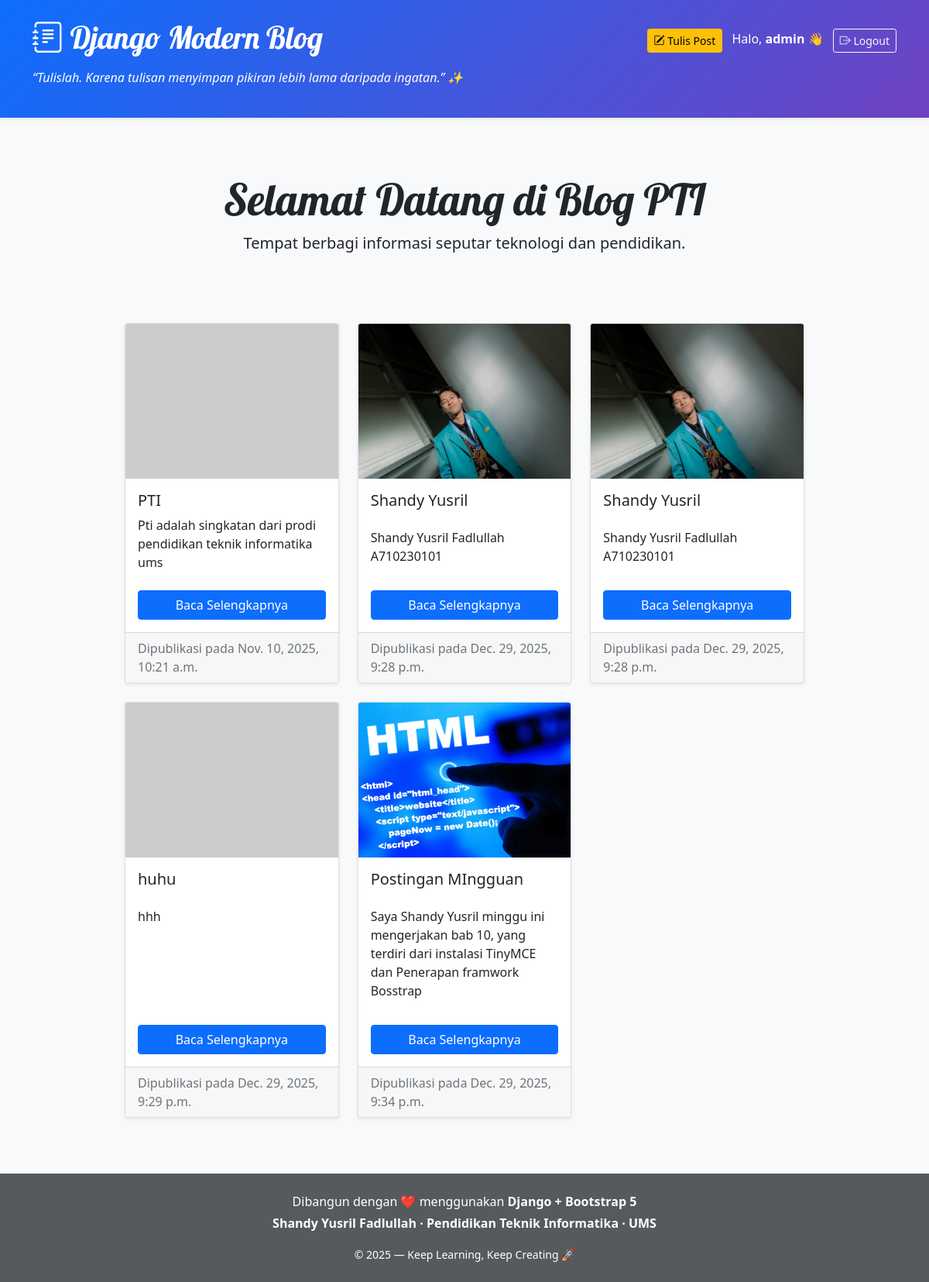
The app's page / (signed in) with its own data.
### blog/models.py (models this page shows, shortened)
class Post(models.Model):
    author = models.ForeignKey(settings.AUTH_USER_MODEL, on_delete=models.CASCADE)
    title = models.CharField(max_length=200)
    text = HTMLField()
    created_date = models.DateTimeField(default=timezone.now)
    published_date = models.DateTimeField(blank=True, null=True)
    header_image = models.ImageField(upload_to='post_images/', blank=True, null=True)

### blog/views.py (the view)
# urls.py: path('', views.post_list, name='post_list'),
def post_list(request):
    posts = Post.objects.filter(published_date__lte=timezone.now()).order_by('published_date')
    return render(request, 'blog/post_list.html', {'posts': posts})

### blog/templates/blog/post_list.html
{% extends 'blog/base.html' %}
{% block content %}
<div class="hero-section text-center p-5 mb-4">
    <div class="container">
        <h1 class="display-4">Selamat Datang di Blog PTI</h1>
        <p class="lead">Tempat berbagi informasi seputar teknologi dan pendidikan.</p>
    </div>
</div>
<div class="container">
    <div class="row">
        {% for post in posts %}
        <div class="col-md-6 col-lg-4 mb-4">
            <div class="card h-100 shadow-sm">
                {% if post.header_image %}
                    <img src="{{ post.header_image.url }}" class="card-img-top" alt="{{ post.title }}" style="height: 200px; object-fit: cover;">
                {% else %}
                    <img src="[https://placehold.co/600x400/eeeeee/cccccc?text=No+Image](https://placehold.co/600x400/eeeeee/cccccc?text=No+Image)" class="card-img-top" alt="No Image" style="height: 200px; object-fit: cover;">
                {% endif %}
                <div class="card-body d-flex flex-column">
                    <h5 class="card-title">{{ post.title }}</h5>
                    <p class="card-text">
                        {{ post.text|safe|truncatewords:20 }}
                    </p>
                    <a href="{% url 'post_detail' pk=post.pk %}" class="btn btn-primary mt-auto">Baca Selengkapnya</a>
                </div>
                <div class="card-footer text-muted">
                    Dipublikasi pada {{ post.published_date }}
                </div>
            </div>
        </div>
        {% empty %}
            <p>Belum ada postingan.</p>
        {% endfor %}
    </div>
</div>
{% endblock %}

### blog/templates/blog/base.html (shortened to what this page needs)
{% load static %}
<!DOCTYPE html>
<html>
<head>
    <link rel="stylesheet" href="https://cdn.jsdelivr.net/npm/bootstrap@5.1.3/dist/css/bootstrap.min.css">
    <link rel="stylesheet" href="https://cdn.jsdelivr.net/npm/bootstrap-icons@1.11.1/font/bootstrap-icons.css">
    <link rel="stylesheet" href="{% static 'css/blog.css' %}">
</head>
<body class="bg-light">
    <header class="py-4 mb-4 shadow-sm fade-in" style="background: linear-gradient(135deg,#0d6efd,#6f42c1);">
        <div class="container text-white">
            <div class="d-flex justify-content-between align-items-center">
                <h1 class="title-anim" style="font-family:Lobster;">
                    <a href="/" class="text-white text-decoration-none">
                        <i class="bi bi-journal-text"></i> Django Modern Blog
                    </a>
                </h1>
                <div>
                    {% if user.is_authenticated %}
                        <a href="{% url 'post_new' %}" class="btn btn-warning btn-sm me-2">
                            <i class="bi bi-pencil-square"></i> Tulis Post
                        </a>
                        <span class="me-2">Halo, <b>{{ user.username }}</b> 👋</span>
                        <a href="{% url 'logout' %}" class="btn btn-outline-light btn-sm">
                            <i class="bi bi-box-arrow-right"></i> Logout
                        </a>
                    {% else %}
                        <a href="{% url 'login' %}" class="btn btn-light btn-sm">
                            <i class="bi bi-box-arrow-in-right"></i> Login
                        </a>
                    {% endif %}
                </div>
            </div>
            <p class="mt-2 fst-italic">
                “Tulislah. Karena tulisan menyimpan pikiran lebih lama daripada ingatan.” ✨
            </p>
        </div>
    </header>
    <main class="container fade-in">
        <div class="row">
            <div class="col-md-10 mx-auto">
                {% block content %}
                {% endblock %}
            </div>
        </div>
    </main>
    <footer class="text-center text-white mt-5 glass-footer">
        <div class="container p-4">
            <p class="mb-1">
                Dibangun dengan ❤️ menggunakan <b>Django + Bootstrap 5</b>
            </p>
            <p class="fw-bold">
                Shandy Yusril Fadlullah · Pendidikan Teknik Informatika · UMS
            </p>
            <small>&copy; 2025 — Keep Learning, Keep Creating 🚀</small>
        </div>
    </footer>
</body>
</html>

### blog/static/css/blog.css (style rules this page uses)
h1, h2, h3, h4 { font-family: 'Lobster', cursive; }

### blog/templates/blog/base.html (style rules this page uses)
.glass-footer { background: rgba(33, 37, 41, 0.75); backdrop-filter: blur(7px); }
.fade-in { animation: fade .8s ease-in-out; }

### records on screen
Post: title "PTI", text "Pti adalah singkatan dari prodi pendidikan teknik informatika ums", published_date "Nov. 10, 2025, 10:21 a.m."
Post: header_image (picture), title "Shandy Yusril", text "Shandy Yusril Fadlullah A710230101", published_date "Dec. 29, 2025, 9:28 p.m."
Post: header_image (picture), title "Shandy Yusril", text "Shandy Yusril Fadlullah A710230101", published_date "Dec. 29, 2025, 9:28 p.m."
Post: title "huhu", text "hhh", published_date "Dec. 29, 2025, 9:29 p.m."
Post: header_image (picture), title "Postingan MIngguan", text "Saya Shandy Yusril minggu ini mengerjakan bab 10, yang terdiri dari instalasi TinyMCE dan Penerapan framwork Bosstrap", published_date "Dec. 29, 2025, 9:34 p.m."

### other values on screen
{{ user.username }} "admin"
